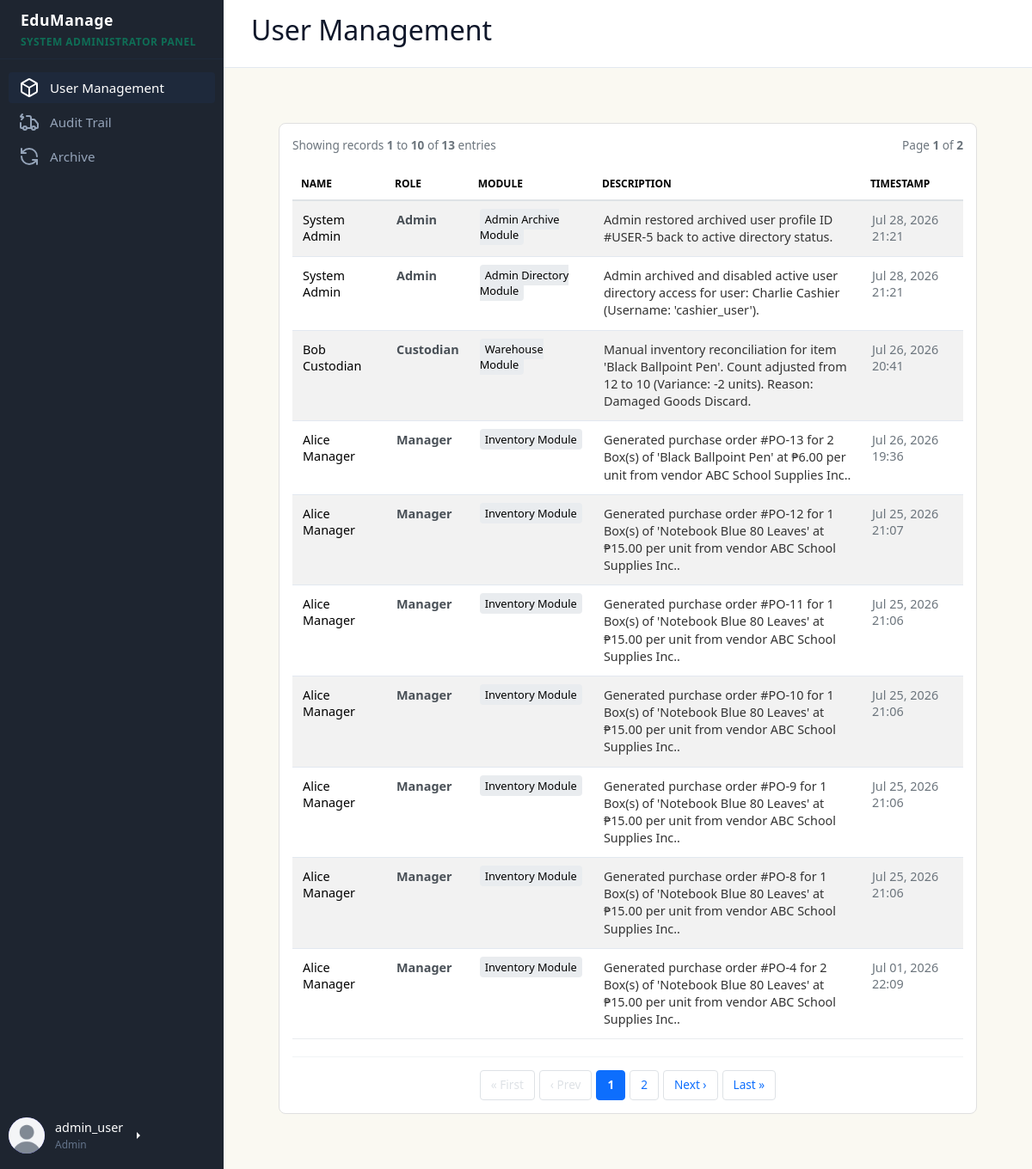
/dashboards/admin/admin_dashboard.php?page=audit-trail (signed in), run on an earlier commit of the app's database.
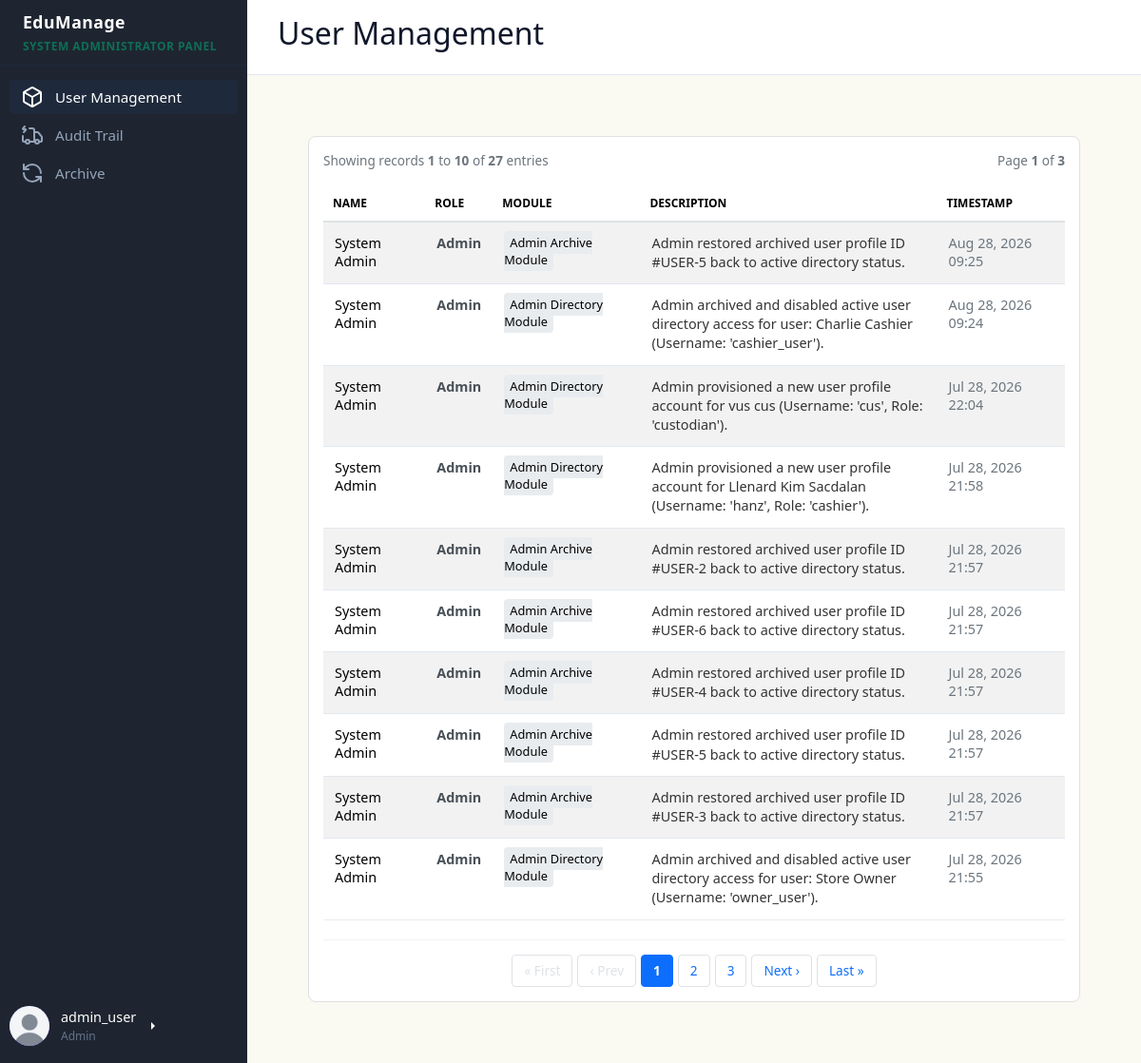
And on a later commit of the database.
### tables this page shows
CREATE TABLE `audit_logs` (
  `log_id` int(11) NOT NULL,
  `user_id` int(11) NOT NULL,
  `action` varchar(100) NOT NULL,
  `module` varchar(50) NOT NULL,
  `description` text NOT NULL,
  `created_at` datetime DEFAULT current_timestamp()
);

CREATE TABLE `users` (
  `user_id` int(11) NOT NULL,
  `first_name` varchar(50) NOT NULL,
  `last_name` varchar(50) NOT NULL,
  `profile_picture` varchar(255) DEFAULT 'default.jpg',
  `email` varchar(100) NOT NULL,
  `username` varchar(50) NOT NULL,
  `password_hash` varchar(255) NOT NULL,
  `role` varchar(20) NOT NULL,
  `is_archived` tinyint(1) NOT NULL DEFAULT 0,
  `created_at` datetime DEFAULT current_timestamp()
);

### dashboards/admin/modules/audit-trail.php (the view, shortened to what the changed rows need)
<?php
require_once '../../config/db.php';
$records_per_page = 10;
$current_page = isset($_GET['log_page']) ? intval($_GET['log_page']) : 1;
$offset = ($current_page - 1) * $records_per_page;
$count_query = "SELECT COUNT(*) as total FROM audit_logs";
$count_result = $conn->query($count_query);
$total_rows = $count_result->fetch_assoc()['total'] ?? 0;
$total_pages = ceil($total_rows / $records_per_page);
$log_query = "
    SELECT a.log_id, u.first_name, u.last_name, u.role, a.action, a.module, a.description, a.created_at
    FROM audit_logs a
    LEFT JOIN users u ON a.user_id = u.user_id
    ORDER BY a.created_at DESC
    LIMIT ? OFFSET ?
";
$stmt = $conn->prepare($log_query);
$stmt->bind_param("ii", $records_per_page, $offset);
$stmt->execute();
$logs_result = $stmt->get_result();
$current_params = $_GET;
unset($current_params['log_page']);
$query_string = http_build_query($current_params);
$base_url = "admin_dashboard.php?" . ($query_string ? $query_string . "&" : "");
?>
<div class="table-container" style="background: white; padding: 15px; border-radius: 8px; border: 1px solid #e0e0e0;">
    <div style="display: flex; justify-content: space-between; align-items: center; margin-bottom: 15px; font-size: 0.85rem; color: #6c757d;">
        <span>Showing records <strong><?= min($offset + 1, $total_rows) ?></strong> to <strong><?= min($offset + $records_per_page, $total_rows) ?></strong> of <strong><?= $total_rows ?></strong> entries</span>
        <span>Page <strong><?= $current_page ?></strong> of <strong><?= $total_pages ?: 1 ?></strong></span>
    </div>
    <table class="table table-striped" style="width: 100%; border-collapse: collapse; font-size: 0.9rem; text-align: left;">
        <thead>
            <tr style="background: #f8f9fa; border-bottom: 2px solid #dee2e6;">
                <th style="padding: 10px;">Name</th>
                <th style="padding: 10px;">Role</th>
                <th style="padding: 10px;">Module</th>
                <th style="padding: 10px;">Description</th>
                <th style="padding: 10px;">Timestamp</th>
            </tr>
        </thead>
        <tbody>
            <?php if ($logs_result->num_rows === 0): ?>
                <tr>
                    <td colspan="5" style="padding: 20px; text-align: center; color: #868e96;">No audit records found inside system storage index.</td>
                </tr>
            <?php else: ?>
                <?php while ($log = $logs_result->fetch_assoc()): ?>
                    <tr style="border-bottom: 1px solid #e9ecef; transition: background 0.1s;" onmouseover="this.style.background='#f8f9fa'" onmouseout="this.style.background='transparent'">
                        <td style="padding: 12px;"><?= htmlspecialchars($log['first_name'] . " " . $log['last_name']) ?: '<em style="color:#bbb;">System Automatons</em>' ?></td>
                        <td style="padding: 12px; font-weight: bold; color: #495057;"><?= htmlspecialchars($log['role'] ?: 'System Engine') ?></td>
                        <td style="padding: 12px;"><span style="background: #e9ecef; padding: 3px 6px; border-radius: 4px; font-size: 0.8rem;"><?= htmlspecialchars($log['module']) ?></span></td>
                        <td style="padding: 12px; width: 40%; color: #333; line-height: 1.4;"><?= htmlspecialchars($log['description']) ?></td>
                        <td style="padding: 12px; color: #6c757d;"><?= date('M d, Y H:i', strtotime($log['created_at'])) ?></td>
                    </tr>
                <?php endwhile; ?>
            <?php endif; ?>
        </tbody>
    </table>
    <?php if ($total_pages > 1): ?>
        <div class="pagination-pad" style="display: flex; justify-content: center; align-items: center; gap: 5px; margin-top: 20px; padding-top: 15px; border-top: 1px solid #f1f3f5;">
            <a href="<?= $base_url ?>log_page=1" style="padding: 6px 12px; border: 1px solid #dee2e6; border-radius: 4px; text-decoration: none; color: #0d6efd; font-size: 0.85rem; <?= $current_page == 1 ? 'pointer-events: none; color: #dee2e6;' : '' ?>">« First</a>
            <a href="<?= $base_url ?>log_page=<?= $current_page - 1 ?>" style="padding: 6px 12px; border: 1px solid #dee2e6; border-radius: 4px; text-decoration: none; color: #0d6efd; font-size: 0.85rem; <?= $current_page == 1 ? 'pointer-events: none; color: #dee2e6;' : '' ?>">‹ Prev</a>
            <?php
            $start_pad = max(1, $current_page - 2);
            $end_pad = min($total_pages, $current_page + 2);
            for ($i = $start_pad; $i <= $end_pad; $i++):
                $is_active = ($i === $current_page);
                $bg_color = $is_active ? '#0d6efd' : 'transparent';
                $text_color = $is_active ? '#fff' : '#0d6efd';
                $border_color = $is_active ? '#0d6efd' : '#dee2e6';
            ?>
                <a href="<?= $base_url ?>log_page=<?= $i ?>" style="padding: 6px 12px; border: 1px solid <?= $border_color ?>; background: <?= $bg_color ?>; color: <?= $text_color ?>; border-radius: 4px; text-decoration: none; font-size: 0.85rem; font-weight: <?= $is_active ? 'bold' : 'normal' ?>;">
                    <?= $i ?>
                </a>
            <?php endfor; ?>
            <a href="<?= $base_url ?>log_page=<?= $current_page + 1 ?>" style="padding: 6px 12px; border: 1px solid #dee2e6; border-radius: 4px; text-decoration: none; color: #0d6efd; font-size: 0.85rem; <?= $current_page >= $total_pages ? 'pointer-events: none; color: #dee2e6;' : '' ?>">Next ›</a>
            <a href="<?= $base_url ?>log_page=<?= $total_pages ?>" style="padding: 6px 12px; border: 1px solid #dee2e6; border-radius: 4px; text-decoration: none; color: #0d6efd; font-size: 0.85rem; <?= $current_page >= $total_pages ? 'pointer-events: none; color: #dee2e6;' : '' ?>">Last »</a>
        </div>
    <?php endif; ?>
</div>

What changed in the data, as far as the page shows it:
no longer on this page (row unchanged): audit_logs: user.last_name "System Admin", user.role "Admin", module "Admin Archive Module", description "Admin restored archived user profile ID #USER-5 back to active directory status.", created_at "Jul 28, 2026 21:21"
no longer on this page (row unchanged): audit_logs: user.last_name "System Admin", user.role "Admin", module "Admin Directory Module", description "Admin archived and disabled active user directory access for user: Charlie Cashier (Username: 'cashier_user').", created_at "Jul 28, 2026 21:21"
no longer on this page (row unchanged): audit_logs: user.last_name "Bob Custodian", user.role "Custodian", module "Warehouse Module", description "Manual inventory reconciliation for item 'Black Ballpoint Pen'. Count adjusted from 12 to 10 (Variance: -2 units). Reason: Damaged Goods Discard.", created_at "Jul 26, 2026 20:41"
no longer on this page (row unchanged): audit_logs: user.last_name "Alice Manager", user.role "Manager", module "Inventory Module", description "Generated purchase order #PO-13 for 2 Box(s) of 'Black Ballpoint Pen' at ₱6.00 per unit from vendor ABC School Supplies Inc..", created_at "Jul 26, 2026 19:36"
no longer on this page (row unchanged): audit_logs: user.last_name "Alice Manager", user.role "Manager", module "Inventory Module", description "Generated purchase order #PO-12 for 1 Box(s) of 'Notebook Blue 80 Leaves' at ₱15.00 per unit from vendor ABC School Supplies Inc..", created_at "Jul 25, 2026 21:07"
no longer on this page (row unchanged): audit_logs: user.last_name "Alice Manager", user.role "Manager", module "Inventory Module", description "Generated purchase order #PO-11 for 1 Box(s) of 'Notebook Blue 80 Leaves' at ₱15.00 per unit from vendor ABC School Supplies Inc..", created_at "Jul 25, 2026 21:06"
no longer on this page (row unchanged): audit_logs: user.last_name "Alice Manager", user.role "Manager", module "Inventory Module", description "Generated purchase order #PO-10 for 1 Box(s) of 'Notebook Blue 80 Leaves' at ₱15.00 per unit from vendor ABC School Supplies Inc..", created_at "Jul 25, 2026 21:06"
no longer on this page (row unchanged): audit_logs: user.last_name "Alice Manager", user.role "Manager", module "Inventory Module", description "Generated purchase order #PO-9 for 1 Box(s) of 'Notebook Blue 80 Leaves' at ₱15.00 per unit from vendor ABC School Supplies Inc..", created_at "Jul 25, 2026 21:06"
no longer on this page (row unchanged): audit_logs: user.last_name "Alice Manager", user.role "Manager", module "Inventory Module", description "Generated purchase order #PO-8 for 1 Box(s) of 'Notebook Blue 80 Leaves' at ₱15.00 per unit from vendor ABC School Supplies Inc..", created_at "Jul 25, 2026 21:06"
no longer on this page (row unchanged): audit_logs: user.last_name "Alice Manager", user.role "Manager", module "Inventory Module", description "Generated purchase order #PO-4 for 2 Box(s) of 'Notebook Blue 80 Leaves' at ₱15.00 per unit from vendor ABC School Supplies Inc..", created_at "Jul 01, 2026 22:09"
added audit_logs: user.last_name "System Admin", user.role "Admin", module "Admin Archive Module", description "Admin restored archived user profile ID #USER-5 back to active directory status.", created_at "Aug 28, 2026 09:25"
added audit_logs: user.last_name "System Admin", user.role "Admin", module "Admin Directory Module", description "Admin archived and disabled active user directory access for user: Charlie Cashier (Username: 'cashier_user').", created_at "Aug 28, 2026 09:24"
added audit_logs: user.last_name "System Admin", user.role "Admin", module "Admin Directory Module", description "Admin provisioned a new user profile account for vus cus (Username: 'cus', Role: 'custodian').", created_at "Jul 28, 2026 22:04"
added audit_logs: user.last_name "System Admin", user.role "Admin", module "Admin Directory Module", description "Admin provisioned a new user profile account for Llenard Kim Sacdalan (Username: 'hanz', Role: 'cashier').", created_at "Jul 28, 2026 21:58"
added audit_logs: user.last_name "System Admin", user.role "Admin", module "Admin Archive Module", description "Admin restored archived user profile ID #USER-2 back to active directory status.", created_at "Jul 28, 2026 21:57"
added audit_logs: user.last_name "System Admin", user.role "Admin", module "Admin Archive Module", description "Admin restored archived user profile ID #USER-6 back to active directory status.", created_at "Jul 28, 2026 21:57"
added audit_logs: user.last_name "System Admin", user.role "Admin", module "Admin Archive Module", description "Admin restored archived user profile ID #USER-4 back to active directory status.", created_at "Jul 28, 2026 21:57"
added audit_logs: user.last_name "System Admin", user.role "Admin", module "Admin Archive Module", description "Admin restored archived user profile ID #USER-5 back to active directory status.", created_at "Jul 28, 2026 21:57"
added audit_logs: user.last_name "System Admin", user.role "Admin", module "Admin Archive Module", description "Admin restored archived user profile ID #USER-3 back to active directory status.", created_at "Jul 28, 2026 21:57"
added audit_logs: user.last_name "System Admin", user.role "Admin", module "Admin Directory Module", description "Admin archived and disabled active user directory access for user: Store Owner (Username: 'owner_user').", created_at "Jul 28, 2026 21:55"
Also different on the page:
$total_rows: "13" → "27"
$total_pages ?: 1: "2" → "3"
new list line: "3"
